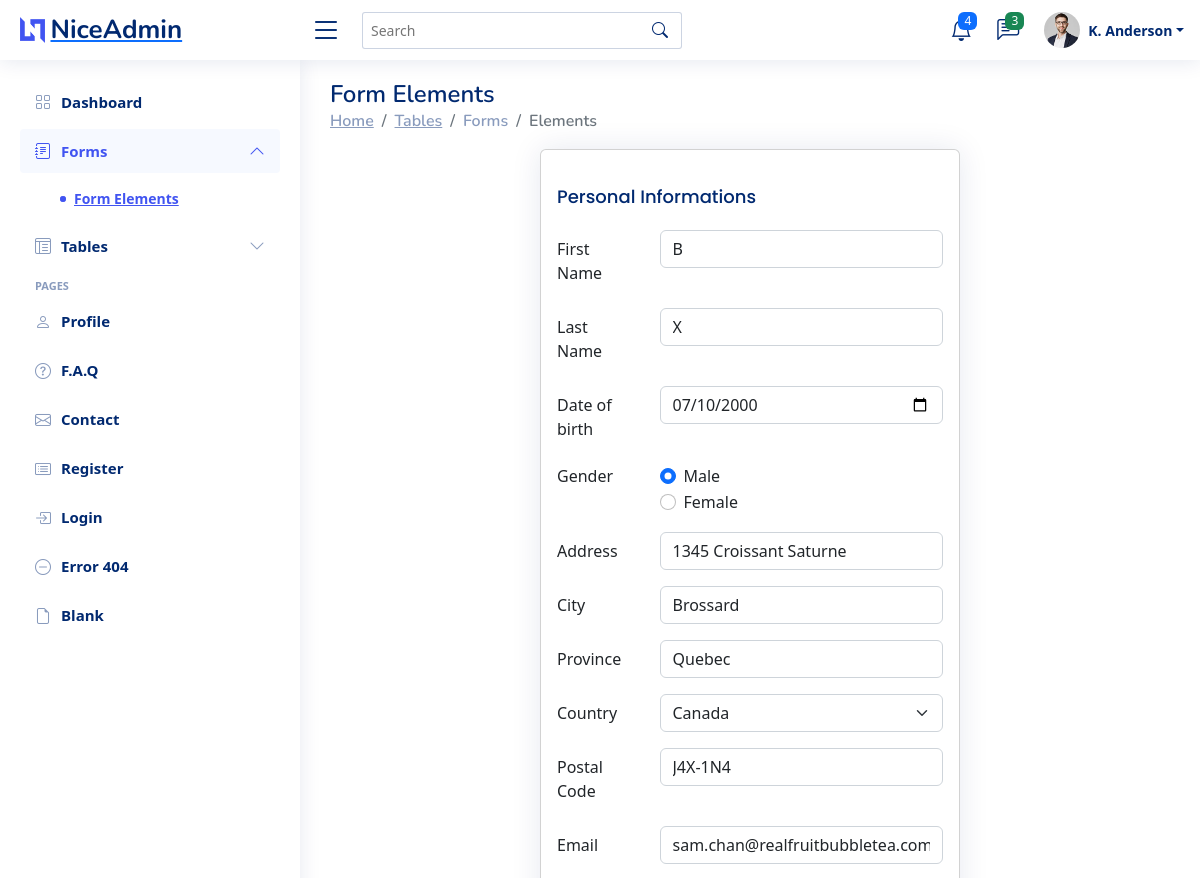
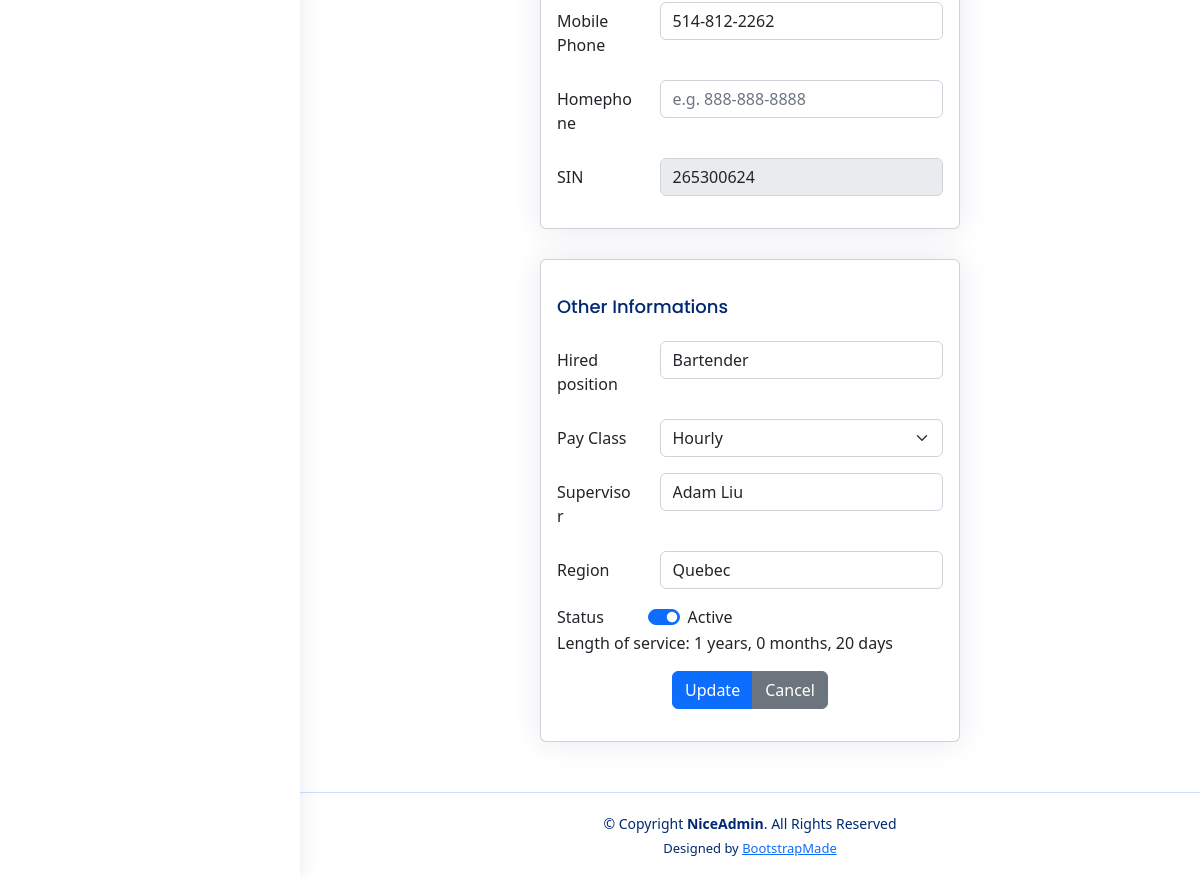
The page /edit-forms-elements.php?employee_id=2 on the database its author committed (2 pictures, top to bottom).
### tables this page shows
CREATE TABLE IF NOT EXISTS `employee` (
  `id` int(11) NOT NULL AUTO_INCREMENT,
  `firstname` varchar(255) NOT NULL,
  `lastname` varchar(255) NOT NULL,
  `gender` varchar(255) NOT NULL,
  `birthdate` date NOT NULL,
  `address` varchar(255) NOT NULL,
  `city` varchar(255) NOT NULL,
  `province` varchar(255) NOT NULL,
  `country` varchar(255) NOT NULL,
  `postalcode` varchar(255) NOT NULL,
  `email` varchar(255) NOT NULL,
  `mobile` varchar(255) NOT NULL,
  `homephone` varchar(255) NOT NULL,
  `SIN` varchar(255) NOT NULL,
  `UID` varchar(255) NOT NULL,
  `position` varchar(255) NOT NULL,
  `payclass` varchar(255) NOT NULL,
  `supervisor` varchar(255) NOT NULL,
  `status` varchar(255) NOT NULL DEFAULT 'Active',
  `access` int(11) NOT NULL DEFAULT '0',
  `region` varchar(255) NOT NULL,
  `start_date` date DEFAULT NULL,
  PRIMARY KEY (`id`),
  UNIQUE KEY `SIN` (`SIN`),
  UNIQUE KEY `UID` (`UID`)
);

### edit-forms-elements.php (the view, shortened to what the rows shown need)
<?php
require "../HRIS/Model/employee-db-manager.php";
$database = new DB_Manager();
$id = $_GET['employee_id'];
$selected_employee = $database->select_employee($id);
?>
<!DOCTYPE html>
<html lang="en">
<head>
    <link href="assets/vendor/bootstrap/css/bootstrap.min.css" rel="stylesheet">
    <link href="assets/vendor/bootstrap-icons/bootstrap-icons.css" rel="stylesheet">
    <link href="assets/vendor/boxicons/css/boxicons.min.css" rel="stylesheet">
    <link href="assets/vendor/quill/quill.snow.css" rel="stylesheet">
    <link href="assets/vendor/quill/quill.bubble.css" rel="stylesheet">
    <link href="assets/vendor/remixicon/remixicon.css" rel="stylesheet">
    <link href="assets/vendor/simple-datatables/style.css" rel="stylesheet">
    <link href="assets/css/style.css" rel="stylesheet">
    <link rel="stylesheet" href="https://cdnjs.cloudflare.com/ajax/libs/twitter-bootstrap/5.2.0/css/bootstrap.min.css">
</head>
<body>
    <main id="main" class="main">
        <div class="pagetitle">
            <h1>Form Elements</h1>
        </div>
        <section class="section">
            <form action="#" method="post">
                <div class="col-lg-6 justify-content-center mx-auto">
                    <div class="col">
                        <div class="card">
                            <div class="card-body">
                                <div class="row mb-3">
                                    <div class="col-sm-9">
                                        <input type="text" class="form-control" id="inputFirstName" required name="firstname" <?= 'value="' . $selected_employee['firstname'] . '"'; ?>>
                                    </div>
                                </div>
                                <div class="row mb-3">
                                    <div class="col-sm-9">
                                        <input type="text" class="form-control" id="inputLastName" required name="lastname" <?= 'value="' . $selected_employee['lastname'] . '"'; ?>>
                                    </div>
                                </div>
                                <div class="row mb-3">
                                    <div class="col-sm-9">
                                        <input type="date" class="form-control" id="inputDob" required name="dob" <?= 'value="' . $selected_employee['birthdate'] . '"'; ?>>
                                    </div>
                                </div>
                                <fieldset class="row mb-3">
                                    <div class="col-sm-9">
                                        <div class="form-check">
                                            <input class="form-check-input" type="radio" name="gender" id="gridRadios1" value="Male" <?php if ($selected_employee['gender'] == 'Male') {
                                                                                                                                            echo 'checked';
                                                                                                                                        } ?>>
                                            <label class="form-check-label" for="gridRadios1">
                                                Male
                                            </label>
                                        </div>
                                        <div class="form-check">
                                            <input class="form-check-input" type="radio" name="gender" id="gridRadios2" value="Female" <?php if ($selected_employee['gender'] == 'Female') {
                                                                                                                                            echo 'checked';
                                                                                                                                        } ?>>
                                            <label class="form-check-label" for="gridRadios2">
                                                Female
                                            </label>
                                        </div>
                                    </div>
                                </fieldset>
                                <div class="row mb-3">
                                    <div class="col-sm-9">
                                        <input type="text" class="form-control" id="inputAddress" placeholder="1234 Main St (App. Unit)" required name="address" <?= 'value="' . $selected_employee['address'] . '"'; ?>>
                                    </div>
                                </div>
                                <div class="row mb-3">
                                    <div class="col-sm-9">
                                        <input type="text" class="form-control" id="inputCity" required name="city" <?= 'value="' . $selected_employee['city'] . '"'; ?>>
                                    </div>
                                </div>
                                <div class="row mb-3">
                                    <div class="col-sm-9">
                                        <input type="text" class="form-control" id="inputProvince" required name="province" <?= 'value="' . $selected_employee['province'] . '"'; ?>>
                                    </div>
                                </div>
                                <div class="row mb-3">
                                    <div class="col-sm-9">
                                        <select id="inputCountry" class="form-select" name="country">
                                            <option value="Canada" <?php if ($selected_employee['country'] == 'Canada') {
                                                                        echo "selected";
                                                                    } ?>>Canada</option>
                                        </select>
                                    </div>
                                </div>
                                <div class="row mb-3">
                                    <div class="col-sm-9">
                                        <input type="text" class="form-control" id="inputPostalcode" maxlength="7" name="postalcode" required <?= 'value="' . $selected_employee['postalcode'] . '"'; ?>>
                                    </div>
                                </div>
                                <div class="row mb-3">
                                    <div class="col-sm-9">
                                        <input type="email" class="form-control" id="inputEmail" placeholder="example@realfruitbubbletea.com" required name="email" <?= 'value="' . $selected_employee['email'] . '"'; ?>>
                                    </div>
                                </div>
                                <div class="row mb-3">
                                    <div class="col-sm-9">
                                        <input type="tel" class="form-control" id="inputMobile" placeholder="e.g. 888-888-8888" pattern="[0-9]{3}-[0-9]{3}-[0-9]{4}" name="mobile" oninvalid="this.setCustomValidity('e.g. 888-888-888')" oninput="this.setCustomValidity('')" <?= 'value="' . $selected_employee['mobile'] . '"'; ?>>
                                    </div>
                                </div>
                                <div class="row mb-3">
                                    <div class="col-sm-9">
                                        <input type="text" class="form-control" id="inputSin" required maxlength="9" pattern="[0-9]{9}" name="sin" oninvalid="this.setCustomValidity('Must be a 9 digits numeric number')" oninput="this.setCustomValidity('')" <?= 'value="' . $selected_employee['SIN'] . '"'; ?> disabled>
                                    </div>
                                </div>
                            </div>
                        </div>
                    </div>
                    <div class="col">
                        <div class="card">
                            <div class="card-body">
                                <div class="row mb-3">
                                    <div class="col-sm-9">
                                        <input type="text" class="form-control" id="inputPosition" name="position" <?= 'value="' . $selected_employee['position'] . '"'; ?>>
                                    </div>
                                </div>
                                <div class="row mb-3">
                                    <div class="col-sm-9">
                                        <select id="inputPayclass" class="form-select" name="payclass">
                                            <option value="Hourly" <?php if ($selected_employee['payclass'] == 'Hourly') {
                                                                        echo "selected";
                                                                    } ?>>Hourly</option>
                                        </select>
                                    </div>
                                </div>
                                <div class="row mb-3">
                                    <div class="col-sm-9">
                                        <input type="text" class="form-control" id="inputSupervisor" name="supervisor" <?= 'value="' . $selected_employee['supervisor'] . '"'; ?>>
                                    </div>
                                </div>
                                <div class="row mb-3">
                                    <div class="col-sm-9">
                                        <input type="text" class="form-control" id="inputRegion" name="region" <?= 'value="' . $selected_employee['region'] . '"'; ?>>
                                    </div>
                                </div>
                                <div class="row mb-3">
                                    <div class="col-sm-3">
                                        <label class="form-check-label" for="flexSwitchCheckDefault">Status</label>
                                    </div>
                                    <div class="col-sm-3 form-check form-switch">
                                        <input onclick="getStatus()" class="form-check-input" type="checkbox" id="flexSwitchCheckDefault" name="status" <?php if ($selected_employee['status'] == 'Active') {
                                                                                                                                                            echo 'checked';
                                                                                                                                                        } ?>>
                                        <label class="form-check-label" for="flexSwitchCheckDefault" id="preview"><?= $selected_employee['status'] ?></label>
                                    </div>
                                    <div>
                                        <?php
                                        $diff = date_diff(date_create($selected_employee["start_date"]), date_create());
                                        $days = $diff->format('%d');
                                        $months = $diff->format('%m');
                                        $years = $diff->format('%y');
                                        echo "Length of service: $years years, $months months, $days days";
                                        ?>
                                    </div>
                                </div>
                            </div>
                        </div>
                    </div>
                </div>
            </form>
        </section>
    </main>
</body>
</html>

### rows shown on the page
employee: firstname "B", lastname "X", dob "07/10/2000", gender "☑ Male", gender "☐ Female", address "1345 Croissant Saturne", city "Brossard", province "Quebec", country "Canada", postalcode "J4X-1N4", email "sam.chan@realfruitbubbletea.com", mobile "514-812-2262", sin "265300624", position "Bartender", payclass "Hourly", supervisor "Adam Liu", region "Quebec", status "☑", status "Active", start_date "1", start_date "0", start_date "20"
